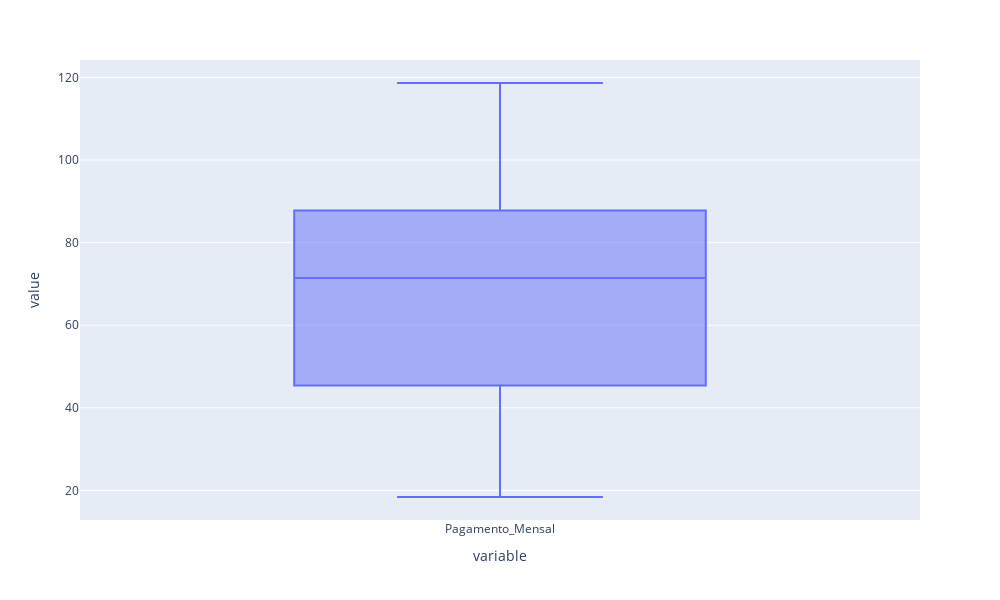

Write notebook code for a chart like this one.
### Code cell
fig = px.box(
    df['Pagamento_Mensal'],
    template = 'plotly',
    width = 1000,
    height = 600
)
fig.show()

### Figure 1 — Plotly figure (JSON) as saved in the notebook; plotly's stock layout.template omitted (floating-point values rounded to 4 significant figures; data arrays with more than 128 entries replaced by an {"elided": "..."} marker saying what was removed)
{"data": [{"alignmentgroup": "True", "hovertemplate": "variable=%{x}<br>value=%{y}<extra></extra>", "legendgroup": "", "marker": {"color": "#636efa"}, "name": "", "notched": false, "offsetgroup": "", "orientation": "v", "showlegend": false, "x": {"elided": "2488 str values"}, "x0": " ", "xaxis": "x", "y": {"elided": "2488 float values"}, "y0": " ", "yaxis": "y", "type": "box"}], "layout": {"xaxis": {"anchor": "y", "domain": [0.0, 1.0], "title": {"text": "variable"}}, "yaxis": {"anchor": "x", "domain": [0.0, 1.0], "title": {"text": "value"}}, "legend": {"tracegroupgap": 0}, "margin": {"t": 60}, "boxmode": "group", "height": 600, "width": 1000}}
